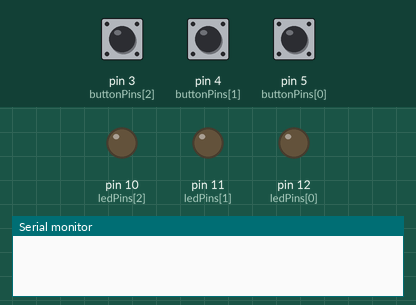
The sketch below on a simulated Arduino Uno, built with avr-gcc and run on an emulated ATmega328P. On the bench: output pins drawn as LEDs (lit = HIGH), the last lines printed to the serial monitor. The test bench sets the inputs (shaded band); at power-on: pin 3 (buttonPins[2]) LOW, pin 4 (buttonPins[1]) LOW, pin 5 (buttonPins[0]) LOW.

Above: at 1.2 s.
1.3 s: pin 3 (buttonPins[2]) pulled HIGH for 0.15 s
At 1.9 s:
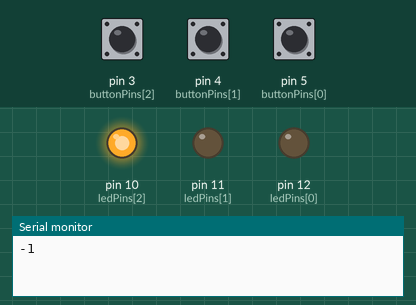
2.9 s: pin 4 (buttonPins[1]) pulled HIGH for 0.15 s
At 4.1 s:
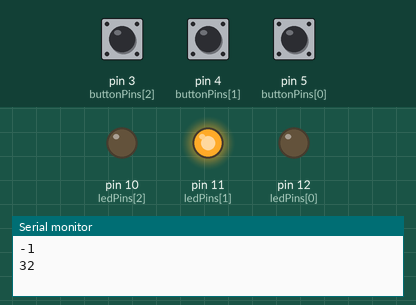
4.5 s: pin 5 (buttonPins[0]) pulled HIGH for 0.15 s
At 5.5 s:
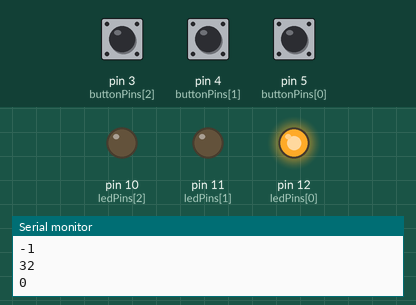
6.1 s: pin 3 (buttonPins[2]) pulled HIGH for 1 s
At 6.7 s:
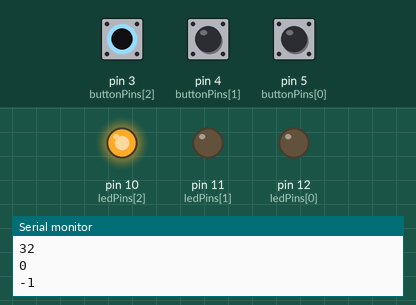
8.6 s: pin 4 (buttonPins[1]) pulled HIGH for 1 s
At 9.9 s:
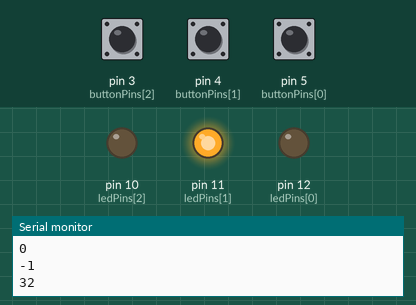
Timing chart, 0 to 11.6 s (numbered marks = the images above; inputs shaded):
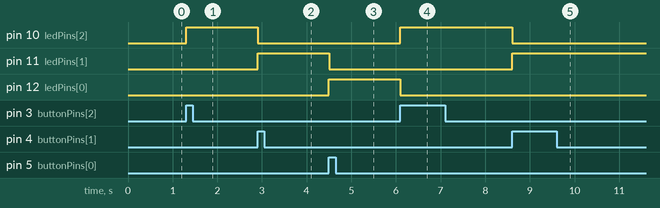

The sketch:

douban_fm.ino
```cpp
int LENGTH = 3;

int ledPins[] = {12, 11, 10};
int buttonPins[] = {5, 4, 3};
int channelIds[] = {0, 32, -1};

void setup() {
  Serial.begin(9600);
  for (int i = 0; i < LENGTH; ++i) {
    pinMode(ledPins[i], OUTPUT);
    pinMode(buttonPins[i], INPUT);
  }
}

void loop() {
  for (int i = 0; i < LENGTH; ++i) {
    if (digitalRead(buttonPins[i])) {
      switchChannel(i);
    }
  }

  delay(1);
}

void switchChannel(int which) {
  for (int i = 0; i < LENGTH; ++i) {
    if (i == which) {
      digitalWrite(ledPins[i], HIGH);
      Serial.println(channelIds[i]);
      Serial.flush();
    } else {
      digitalWrite(ledPins[i], LOW);
    }
  }

  delay(1000);
}
```

Measured:
- after the input at 1.3 s, pin 10 (ledPins[2]): LOW → HIGH at once
- after the input at 2.9 s, pin 10 (ledPins[2]): HIGH → LOW at once; pin 11 (ledPins[1]): LOW → HIGH at once
- after the input at 4.5 s, pin 11 (ledPins[1]): HIGH → LOW at once; pin 12 (ledPins[0]): LOW → HIGH at once
- after the input at 6.1 s, pin 10 (ledPins[2]): LOW → HIGH at once; pin 12 (ledPins[0]): HIGH → LOW at once
- after the input at 8.6 s, pin 10 (ledPins[2]): HIGH → LOW at once; pin 11 (ledPins[1]): LOW → HIGH at once
